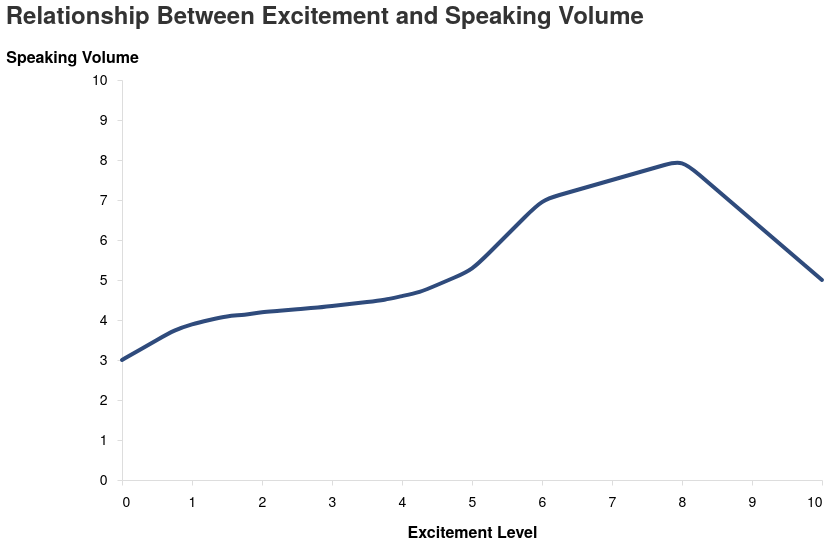

Write the Vega-Lite specification saved for this chart.
### Vega-Lite specification from a JSON file in a GitHub repository (floating-point values rounded to 4 significant figures)
{"$schema": "https://vega.github.io/schema/vega-lite/v5.json", "width": 700, "height": 400, "title": {"text": "Relationship Between Excitement and Speaking Volume", "fontSize": 24, "font": "Helvetica Neue, sans-serif", "anchor": "start", "color": "#333", "offset": 20}, "data": {"values": [{"excitement": 0, "volume": 3}, {"excitement": 0.25, "volume": 3.25}, {"excitement": 0.5, "volume": 3.5}, {"excitement": 0.75, "volume": 3.75}, {"excitement": 1, "volume": 3.9}, {"excitement": 1.25, "volume": 4}, {"excitement": 1.5, "volume": 4.1}, {"excitement": 1.75, "volume": 4.125}, {"excitement": 2, "volume": 4.2}, {"excitement": 2.25, "volume": 4.225}, {"excitement": 2.5, "volume": 4.275}, {"excitement": 2.75, "volume": 4.3}, {"excitement": 3, "volume": 4.35}, {"excitement": 3.25, "volume": 4.4}, {"excitement": 3.5, "volume": 4.45}, {"excitement": 3.75, "volume": 4.5}, {"excitement": 4, "volume": 4.6}, {"excitement": 4.25, "volume": 4.688}, {"excitement": 4.5, "volume": 4.875}, {"excitement": 4.75, "volume": 5.062}, {"excitement": 5, "volume": 5.25}, {"excitement": 5.25, "volume": 5.688}, {"excitement": 5.5, "volume": 6.125}, {"excitement": 5.75, "volume": 6.562}, {"excitement": 6, "volume": 7}, {"excitement": 6.25, "volume": 7.125}, {"excitement": 6.5, "volume": 7.25}, {"excitement": 6.75, "volume": 7.375}, {"excitement": 7, "volume": 7.5}, {"excitement": 7.25, "volume": 7.625}, {"excitement": 7.5, "volume": 7.75}, {"excitement": 7.75, "volume": 7.875}, {"excitement": 8, "volume": 8}, {"excitement": 8.25, "volume": 7.625}, {"excitement": 8.5, "volume": 7.25}, {"excitement": 8.75, "volume": 6.875}, {"excitement": 9, "volume": 6.5}, {"excitement": 9.25, "volume": 6.125}, {"excitement": 9.5, "volume": 5.75}, {"excitement": 9.75, "volume": 5.375}, {"excitement": 10, "volume": 5}]}, "mark": {"type": "line", "interpolate": "basis", "strokeWidth": 4, "color": "#2f4b7c", "strokeCap": "round", "strokeJoin": "round"}, "encoding": {"x": {"field": "excitement", "type": "quantitative", "title": "Excitement Level", "axis": {"grid": false, "labelFont": "Helvetica Neue, sans-serif", "titleFont": "Helvetica Neue, sans-serif", "labelFontSize": 14, "titleFontSize": 16, "titlePadding": 15, "labelPadding": 10, "tickCount": 11}, "scale": {"domain": [0, 10]}}, "y": {"field": "volume", "type": "quantitative", "title": "Speaking Volume", "axis": {"grid": false, "labelFont": "Helvetica Neue, sans-serif", "titleFont": "Helvetica Neue, sans-serif", "labelFontSize": 14, "titleFontSize": 16, "titlePadding": 15, "labelPadding": 10, "orient": "left", "titleAngle": 0, "titleX": -50, "titleY": -15}, "scale": {"domain": [0, 10], "nice": true}}}, "config": {"view": {"stroke": null, "padding": 20}, "axis": {"domainColor": "#ddd", "tickColor": "#ddd"}}}
